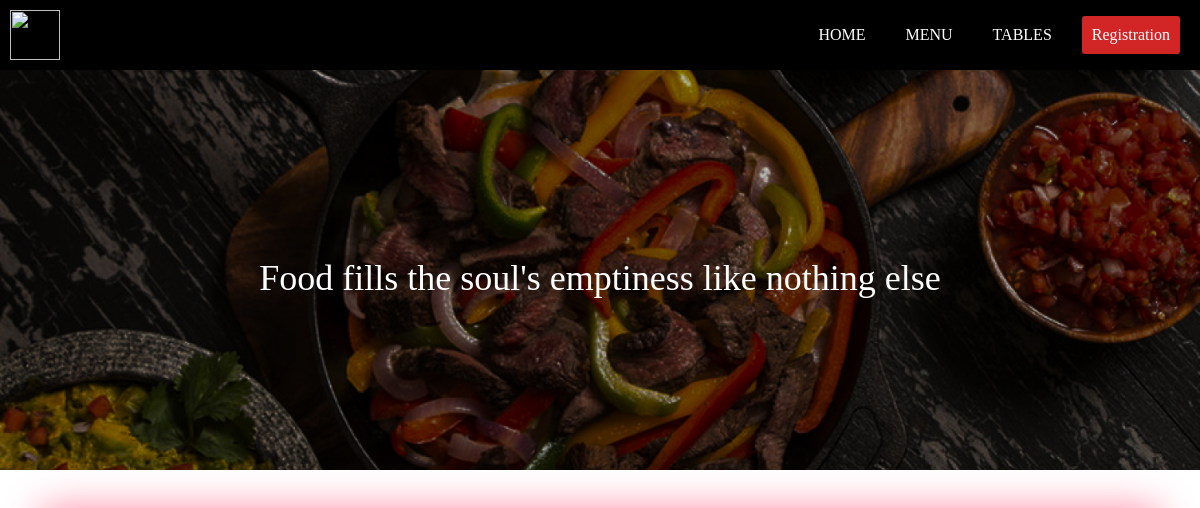
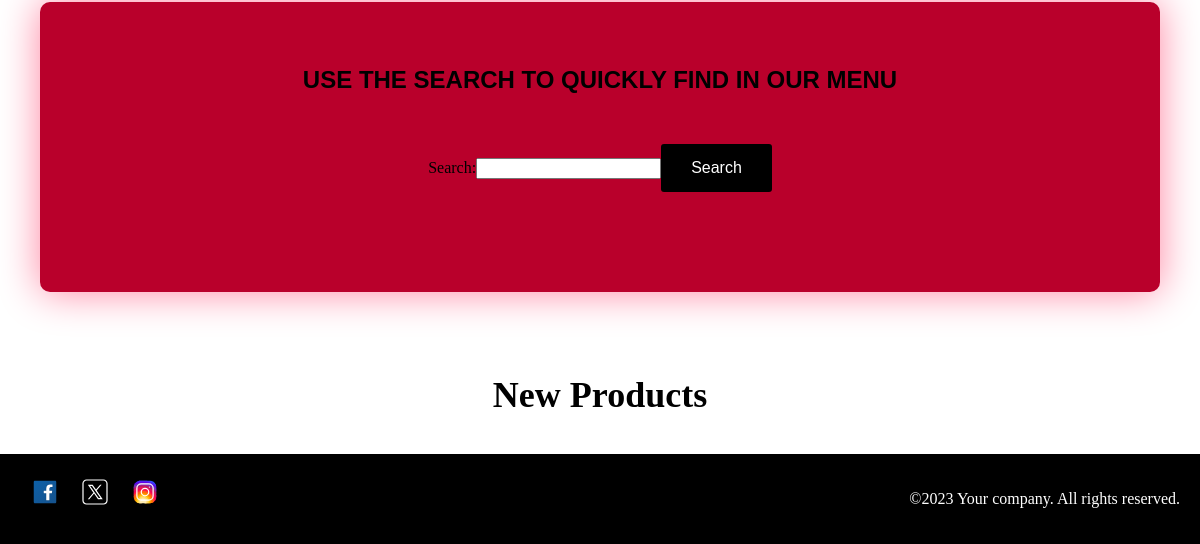
/, run on an earlier commit of the app's database (2 pictures, top to bottom).
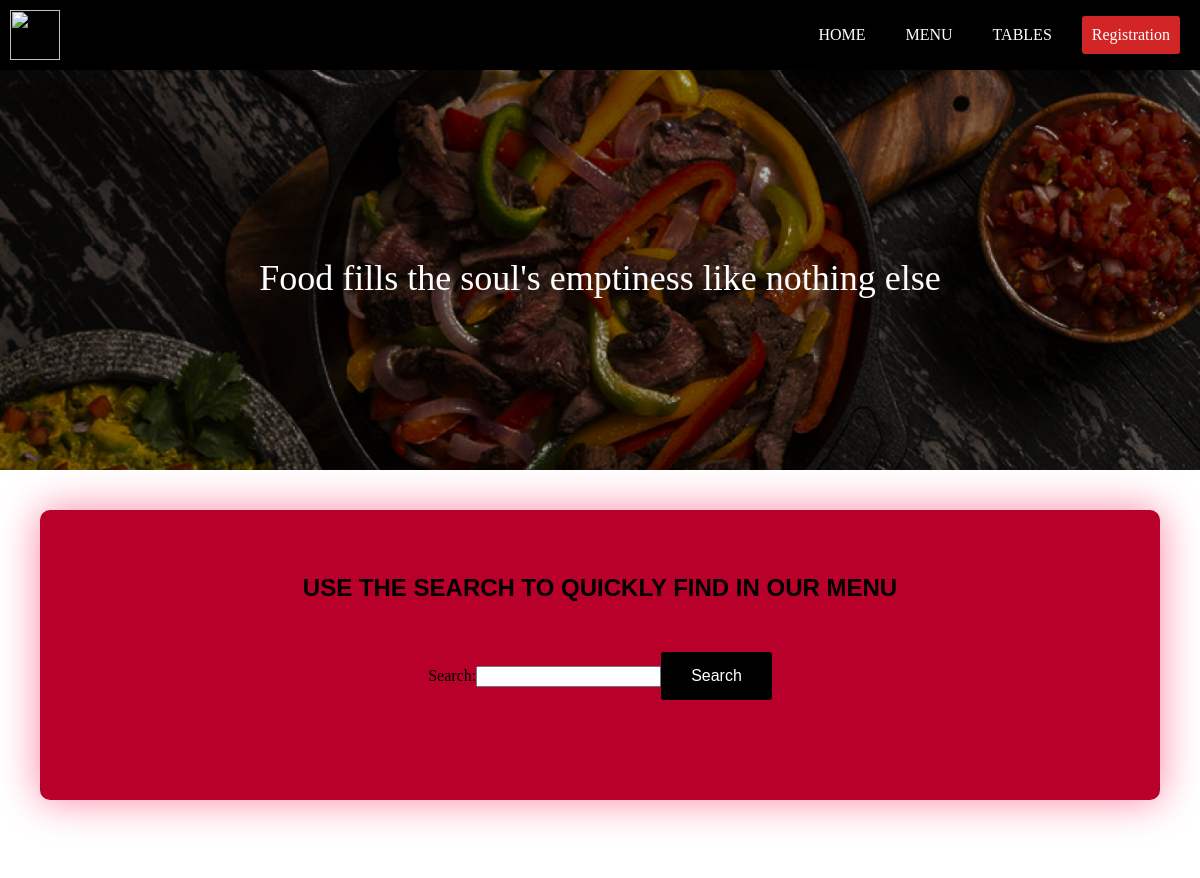
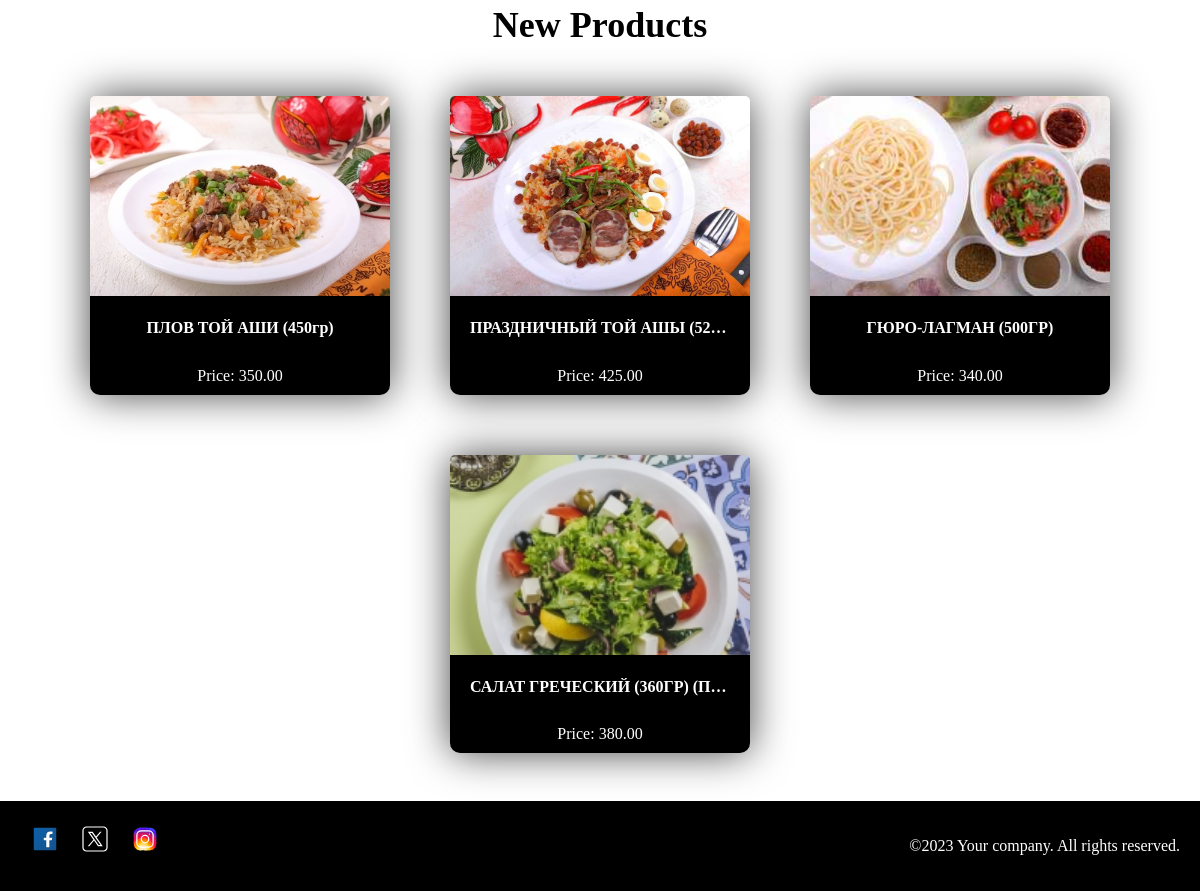
And on a later commit of the database (2 pictures, top to bottom).
### food/models.py (models this page shows, shortened)
class Food(models.Model):
    photo = models.ImageField(upload_to='food_photos', verbose_name='Фотография')
    name = models.TextField(max_length=255, verbose_name='Название')
    composition = models.TextField(verbose_name='Состав')
    price = models.DecimalField(max_digits=8, decimal_places=2, verbose_name='Цена')
    type_of_food = models.ForeignKey(FoodType, on_delete=models.CASCADE, verbose_name='Тип еды')
    class Meta:
        verbose_name = 'Еда'
        verbose_name_plural = 'Еда'

### main/views.py (the view)
# urls.py: path('', view=views.main_page_view,name='main')
def main_page_view(request):
    form = FoodFilterForm(request.GET)
    foods = Food.objects.all()
    searchFoods = Food.objects.all()
    if form.is_valid():
        search_query = form.cleaned_data['search_query'].lower()
        if search_query != '':
            search_results = []
            for food in searchFoods:
                if search_query in food.name.lower():
                    search_results.append(food)
            searchFoods = search_results
        else:
            searchFoods = []
    return render(request, 'main/main.html', {'form': form, 'foods': foods, 'searchFoods': searchFoods})

### main/forms.py
class FoodFilterForm(forms.Form):
    search_query = forms.CharField(required=False, label='Search')

### templates/main/main.html (shortened to what this page needs)
{% load static %}
<!DOCTYPE html>
<html lang="en">
  <head>
    <link rel="stylesheet" href="{% static "css/main.css" %}"> <link
    rel="stylesheet" href="{% static "css/main_layout.css" %}">
  </head>
  <body>
    {% include "layouts/header.html" %}
    <main class="main_page-main">
      <section class="main_page-introduction">
        <p class="main_page-introduction_title">
          Food fills the soul's emptiness like nothing else
        </p>
      </section>
      <section class="main_page-search">
        <p class="main_page-search_title">
          USE THE SEARCH TO QUICKLY FIND IN OUR MENU
        </p>
        <form class="main_page-search_container">
          {{form}}
          <button type="submit" class="main_page-search_btn">Search</button>
        </form>
      </section>
      <seciton class="main_page_new_products">
        <h1 class="main_page_new_products-title">New Products</h1>
        <div class="main_page_new_products-container">
          {% for food in foods %}
          <div>
            <img src="{{ food.photo.url }}" alt="{{ food.description }}" />
            <h2>{{ food.name }}</h2>
            <p>Price: {{ food.price }}</p>
          </div>
          {% endfor %}
        </div>
      </seciton>
    </main>
    {% include "layouts/footer.html" %}
  </body>
</html>

What changed in the data, as far as the page shows it:
added Food: photo (picture), name "ПЛОВ ТОЙ АШИ (450гр)", price "350.00"
added Food: photo (picture), name "ПРАЗДНИЧНЫЙ ТОЙ АШЫ (52…", price "425.00"
added Food: photo (picture), name "ГЮРО-ЛАГМАН (500ГР)", price "340.00"
added Food: photo (picture), name "САЛАТ ГРЕЧЕСКИЙ (360ГР) (П…", price "380.00"
